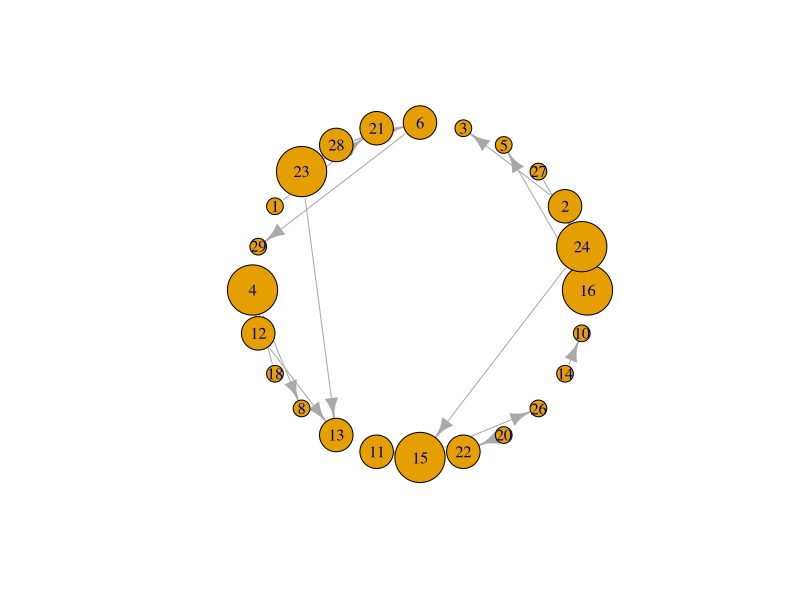
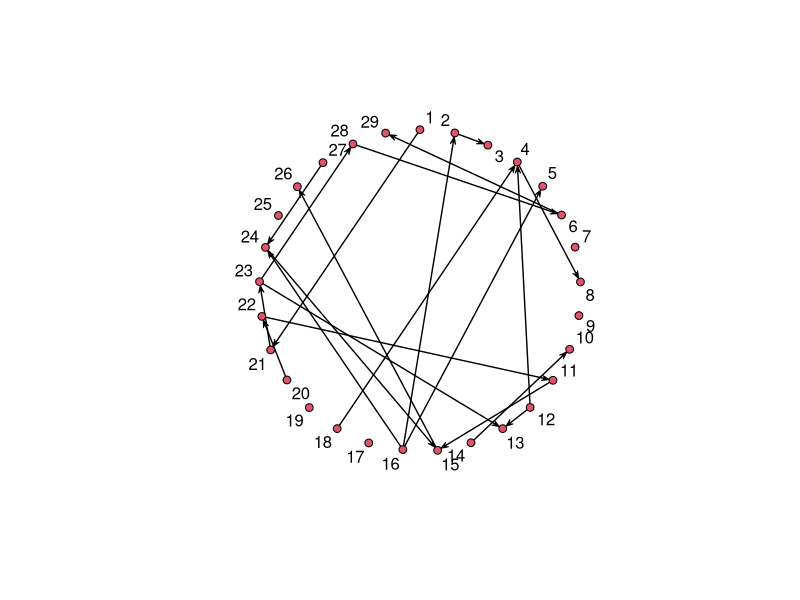

Here is the R script that generated these plots, in order:
#!/bin/env R

# Author: PokMan Ho pok.ho19@imperial.ac.uk
# Script: DrawFW.R
# Desc: network analysis in R
# Input: Rscript DrawFW.R
# Output: none
# Arguments: 0
# Date: Nov 2019

# library(geomnet) ## plot networks in ggplot2 (useless than base-plot <https://journal.r-project.org/archive/2017/RJ-2017-023/RJ-2017-023.pdf>)
library(network) ## network analysis
library(igraph) ## visualization

## synthetic food web
GenRdmAdjList<-function(N=2, C=.5){
  Ids<-seq(1,N)
  Alst<-matrix(nrow = 0, ncol = 2)
  for(i in 1:N){
    if(runif(1)<C){ ## rnorm(1) if normal distribution wanted
      Alst<-rbind(Alst,sample(Ids,2,replace = F))
    }
  };rm(i)
  return(Alst)
}

## ini variables
MaxN<-30
C<-.75

## adj table
AdjL<-GenRdmAdjList(MaxN, C)
Sps<-unique(as.numeric(AdjL)) ## vertices
SizRan<-c(-10,10)
Sizs<-sample(SizRan,MaxN,replace = T)
# hist(Sizs)
# hist(10^Sizs)

# NodSizs<-10*(Sizs-min(Sizs))/(max(Sizs)-min(Sizs))

Gn<-network(AdjL,Sps,vertex.attrnames = as.character(Sps)) ## links
Gi<-graph.data.frame(AdjL)
NodeSizs<-degree(Gi, mode = "all")*10
Gi.1<-layout_in_circle(Gi, order = order(membership(cluster_optimal(Gi)))) ## circular network graph <https://igraph.org/r/doc/layout_in_circle.html>

## network plotting
## <https://programminghistorian.org/en/lessons/temporal-network-analysis-with-r>
plot(Gi, layout=Gi.1, vertex.size=NodeSizs)
plot(Gn, mode="circle", displaylabels=T) ## mode options <https://www.rdocumentation.org/packages/network/versions/1.13.0/topics/network.layout>
